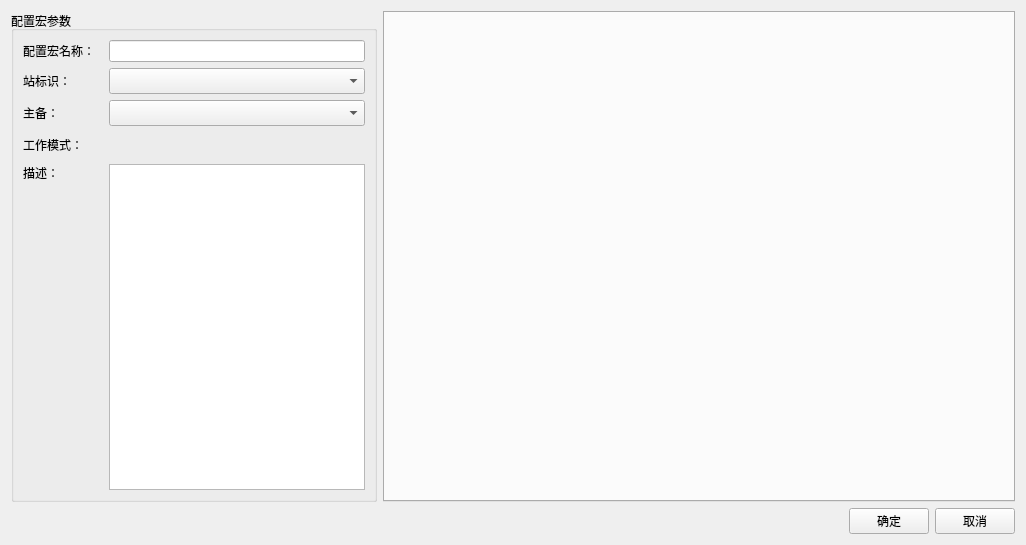
<?xml version="1.0" encoding="UTF-8"?>
<ui version="4.0">
 <class>ConfigMacroDialog</class>
 <widget class="QWidget" name="ConfigMacroDialog">
  <property name="geometry">
   <rect>
    <x>0</x>
    <y>0</y>
    <width>1026</width>
    <height>545</height>
   </rect>
  </property>
  <property name="windowTitle">
   <string>Form</string>
  </property>
  <layout class="QVBoxLayout" name="verticalLayout_2">
   <item>
    <layout class="QHBoxLayout" name="horizontalLayout_3" stretch="0,2">
     <item>
      <widget class="QGroupBox" name="groupBox">
       <property name="title">
        <string>配置宏参数</string>
       </property>
       <layout class="QVBoxLayout" name="verticalLayout_3">
        <item>
         <layout class="QFormLayout" name="formLayout">
          <item row="1" column="0">
           <widget class="QLabel" name="label">
            <property name="minimumSize">
             <size>
              <width>80</width>
              <height>0</height>
             </size>
            </property>
            <property name="maximumSize">
             <size>
              <width>80</width>
              <height>16777215</height>
             </size>
            </property>
            <property name="text">
             <string>站标识：</string>
            </property>
           </widget>
          </item>
          <item row="1" column="1">
           <widget class="QComboBox" name="stationMark">
            <property name="sizePolicy">
             <sizepolicy hsizetype="Expanding" vsizetype="Fixed">
              <horstretch>0</horstretch>
              <verstretch>0</verstretch>
             </sizepolicy>
            </property>
            <property name="minimumSize">
             <size>
              <width>250</width>
              <height>26</height>
             </size>
            </property>
           </widget>
          </item>
          <item row="2" column="0">
           <widget class="QLabel" name="label_2">
            <property name="minimumSize">
             <size>
              <width>80</width>
              <height>0</height>
             </size>
            </property>
            <property name="maximumSize">
             <size>
              <width>80</width>
              <height>16777215</height>
             </size>
            </property>
            <property name="text">
             <string>主备：</string>
            </property>
           </widget>
          </item>
          <item row="2" column="1">
           <widget class="QComboBox" name="mainAndStandby">
            <property name="sizePolicy">
             <sizepolicy hsizetype="Expanding" vsizetype="Fixed">
              <horstretch>0</horstretch>
              <verstretch>0</verstretch>
             </sizepolicy>
            </property>
            <property name="minimumSize">
             <size>
              <width>0</width>
              <height>26</height>
             </size>
            </property>
           </widget>
          </item>
          <item row="3" column="0">
           <widget class="QLabel" name="label_3">
            <property name="minimumSize">
             <size>
              <width>80</width>
              <height>0</height>
             </size>
            </property>
            <property name="maximumSize">
             <size>
              <width>80</width>
              <height>16777215</height>
             </size>
            </property>
            <property name="text">
             <string>工作模式：</string>
            </property>
           </widget>
          </item>
          <item row="3" column="1">
           <widget class="QWidget" name="workMode" native="true">
            <property name="minimumSize">
             <size>
              <width>0</width>
              <height>26</height>
             </size>
            </property>
            <layout class="QVBoxLayout" name="verticalLayout">
             <property name="spacing">
              <number>0</number>
             </property>
             <property name="leftMargin">
              <number>0</number>
             </property>
             <property name="topMargin">
              <number>0</number>
             </property>
             <property name="rightMargin">
              <number>0</number>
             </property>
             <property name="bottomMargin">
              <number>0</number>
             </property>
            </layout>
           </widget>
          </item>
          <item row="0" column="0">
           <widget class="QLabel" name="label_4">
            <property name="text">
             <string>配置宏名称：</string>
            </property>
           </widget>
          </item>
          <item row="0" column="1">
           <widget class="QLineEdit" name="configMacroName">
            <property name="maxLength">
             <number>40</number>
            </property>
           </widget>
          </item>
         </layout>
        </item>
        <item>
         <layout class="QHBoxLayout" name="horizontalLayout">
          <item>
           <widget class="QLabel" name="label_8">
            <property name="minimumSize">
             <size>
              <width>80</width>
              <height>0</height>
             </size>
            </property>
            <property name="maximumSize">
             <size>
              <width>80</width>
              <height>16777215</height>
             </size>
            </property>
            <property name="text">
             <string>描述：  </string>
            </property>
            <property name="alignment">
             <set>Qt::AlignLeading|Qt::AlignLeft|Qt::AlignTop</set>
            </property>
            <property name="margin">
             <number>0</number>
            </property>
           </widget>
          </item>
          <item>
           <widget class="QTextEdit" name="desc">
            <property name="minimumSize">
             <size>
              <width>250</width>
              <height>0</height>
             </size>
            </property>
           </widget>
          </item>
         </layout>
        </item>
       </layout>
      </widget>
     </item>
     <item>
      <widget class="QTabWidget" name="tabWidget">
       <property name="minimumSize">
        <size>
         <width>7</width>
         <height>0</height>
        </size>
       </property>
       <property name="currentIndex">
        <number>-1</number>
       </property>
      </widget>
     </item>
    </layout>
   </item>
   <item>
    <layout class="QHBoxLayout" name="horizontalLayout_2">
     <item>
      <spacer name="horizontalSpacer">
       <property name="orientation">
        <enum>Qt::Horizontal</enum>
       </property>
       <property name="sizeHint" stdset="0">
        <size>
         <width>620</width>
         <height>20</height>
        </size>
       </property>
      </spacer>
     </item>
     <item>
      <widget class="QPushButton" name="okBtn">
       <property name="text">
        <string>确定</string>
       </property>
      </widget>
     </item>
     <item>
      <widget class="QPushButton" name="cancleBtn">
       <property name="text">
        <string>取消</string>
       </property>
      </widget>
     </item>
    </layout>
   </item>
  </layout>
 </widget>
 <resources/>
 <connections/>
</ui>
